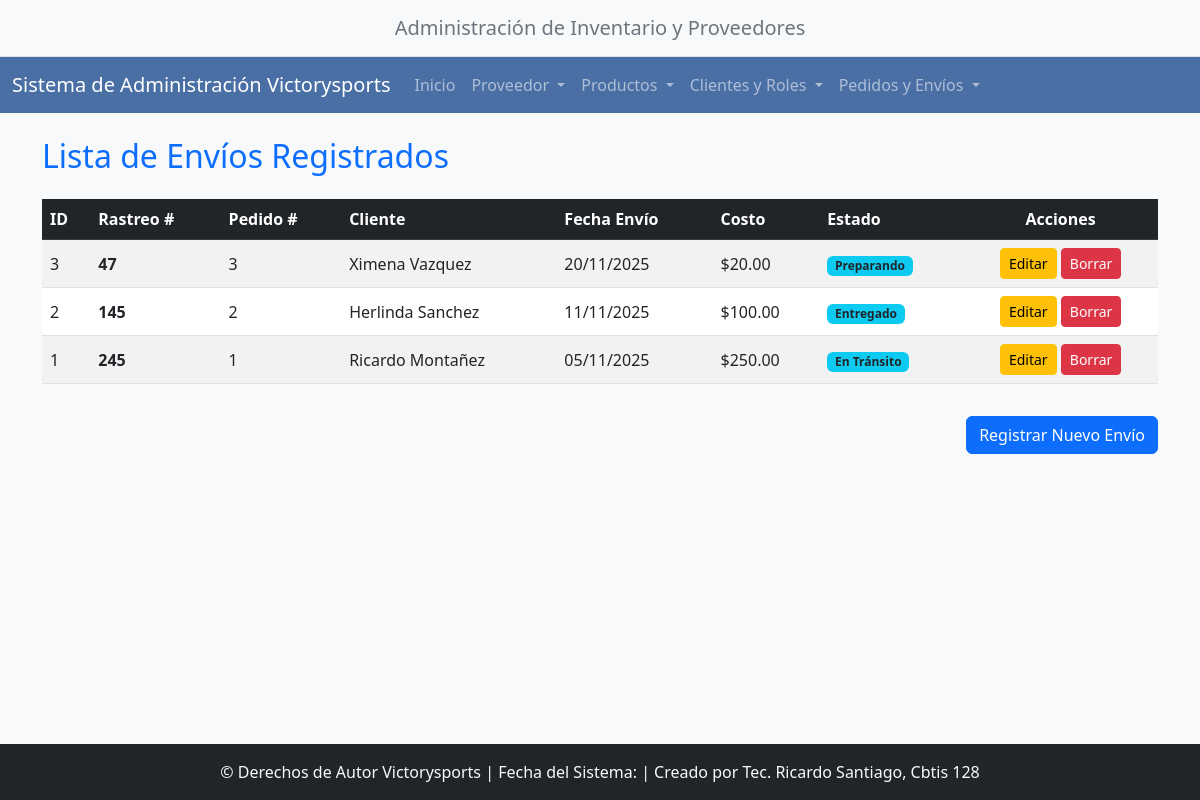
The app's page /envios/ with its own data.
### app_victorysports/models.py (models this page shows, shortened)
class Envio(models.Model):
    pedido = models.OneToOneField(Pedido, on_delete=models.CASCADE)  # id_pedido
    numero_rastreo = models.CharField(max_length=100, unique=True)
    fecha_envio = models.DateField()
    costo_envio = models.DecimalField(max_digits=10, decimal_places=2)
    estado_envio = models.CharField(max_length=50)
    class Meta:
        verbose_name = "Envío"
        verbose_name_plural = "Envíos"

class Pedido(models.Model):
    cliente = models.ForeignKey(Cliente, on_delete=models.PROTECT)  # id_cliente
    direccion_envio = models.ForeignKey(Direccion, on_delete=models.PROTECT)
    costo_total = models.DecimalField(max_digits=10, decimal_places=2)
    estado_pedido = models.CharField(max_length=50)
    class Meta:
        verbose_name = "Pedido"
        verbose_name_plural = "Pedidos"

class Cliente(models.Model):
    rol = models.ForeignKey(Rol, on_delete=models.SET_NULL, null=True)  # id_rol
    nombre_completo = models.CharField(max_length=255)
    email = models.EmailField(max_length=100, unique=True)
    password = models.CharField(max_length=255)
    fecha_registro = models.DateTimeField(auto_now_add=True)
    class Meta:
        verbose_name = "Cliente"
        verbose_name_plural = "Clientes"

### app_victorysports/views.py (the view)
# urls.py: path('envios/', views.ver_envio, name='ver_envio'),
def ver_envio(request):
    envios = Envio.objects.select_related('pedido', 'pedido__cliente').all().order_by('-id')
    context = {'envios': envios}
    return render(request, 'envio/ver_envio.html', context)

### app_victorysports/templates/envio/ver_envio.html (shortened to what this page needs)
{% extends "base.html" %}
{% block content %}
<h2 class="mb-4 text-primary">Lista de Envíos Registrados</h2>
<div class="table-responsive">
    <table class="table table-striped table-hover align-middle">
        <thead class="table-dark">
            <tr>
                <th>ID</th>
                <th>Rastreo #</th>
                <th>Pedido #</th>
                <th>Cliente</th>
                <th>Fecha Envío</th>
                <th>Costo</th>
                <th>Estado</th>
                <th class="text-center">Acciones</th>
            </tr>
        </thead>
        <tbody>
            {% for envio in envios %}
            <tr>
                <td>{{ envio.pk }}</td>
                <td><strong>{{ envio.numero_rastreo }}</strong></td>
                <td>{{ envio.pedido.pk }}</td>
                <td>{{ envio.pedido.cliente.nombre_completo }}</td>
                <td>{{ envio.fecha_envio|date:"d/m/Y" }}</td>
                <td>${{ envio.costo_envio|floatformat:2 }}</td>
                <td><span class="badge bg-info text-dark">{{ envio.estado_envio }}</span></td>
                <td class="text-center">
                    <a href="{% url 'actualizar_envio' pk=envio.pk %}" class="btn btn-sm btn-warning" title="Editar">Editar</a>
                    <a href="{% url 'borrar_envio' pk=envio.pk %}" class="btn btn-sm btn-danger" title="Borrar">Borrar</a>
                </td>
            </tr>
            {% empty %}
            <tr>
                <td colspan="8" class="text-center">No hay envíos registrados.</td>
            </tr>
            {% endfor %}
        </tbody>
    </table>
</div>
<div class="text-end mt-3">
    <a href="{% url 'agregar_envio' %}" class="btn btn-primary">Registrar Nuevo Envío</a>
</div>
{% endblock content %}

### app_victorysports/templates/base.html (style rules this page uses)
body { background-color: #f8f9fa; }
html { position: relative; min-height: 100%; }
body { margin-bottom: 70px; }

### records on screen
Envio: pk "3", numero_rastreo "47", pedido.pk "3", pedido.cliente.nombre_completo "Ximena Vazquez", fecha_envio "20/11/2025", costo_envio "20.00", estado_envio "Preparando"
Envio: pk "2", numero_rastreo "145", pedido.pk "2", pedido.cliente.nombre_completo "Herlinda Sanchez", fecha_envio "11/11/2025", costo_envio "100.00", estado_envio "Entregado"
Envio: pk "1", numero_rastreo "245", pedido.pk "1", pedido.cliente.nombre_completo "Ricardo Montañez", fecha_envio "05/11/2025", costo_envio "250.00", estado_envio "En Tránsito"
